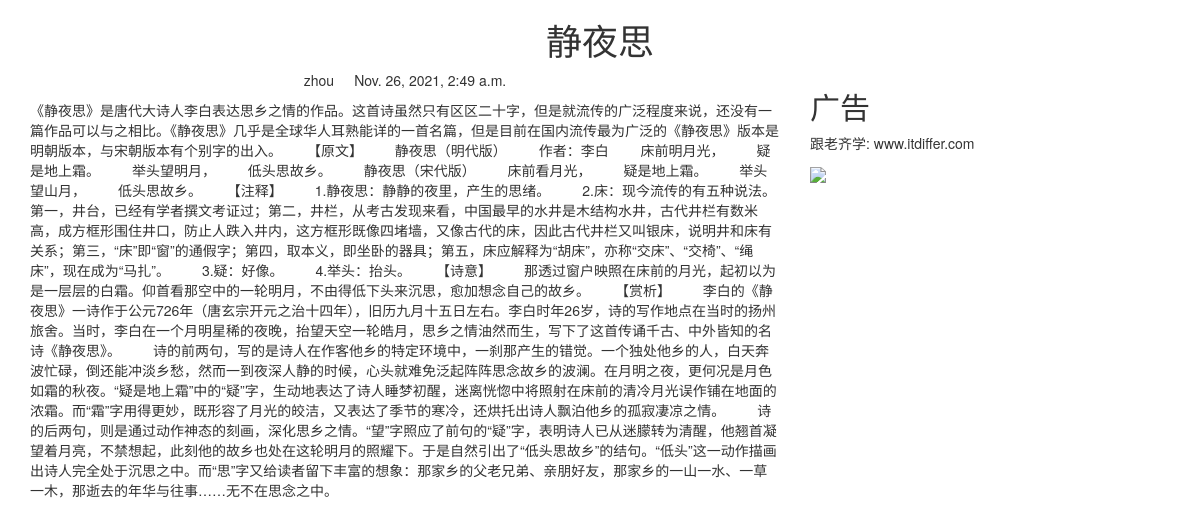
The page /myblog/2/ on the database its author committed.
### myblog/models.py (models this page shows, shortened)
class BlogArticles(models.Model):
    title = models.CharField(max_length=300)
    author = models.ForeignKey(User, on_delete=models.CASCADE, related_name="blog_posts")
    body = models.TextField()
    publish = models.DateTimeField(default=timezone.now)
    class Meta:
        ordering = ("-publish", )

### myblog/views.py (the view)
# urls.py: path('<int:article_id>/', views.blog_article)
def blog_article(request, article_id):
    article = BlogArticles.objects.get(id=article_id)
    pub = article.publish
    return render(request, "mblog/content.html", {"article": article, "publish": pub})

### myblog/templates/mblog/content.html (shortened to what this page needs)
{% extends "base.html" %}
{% block content %}
<div class="row text-center vertical-middle-sm">
    <h1>{{article.title}}</h1>
</div>
<div class="row">
    <div class="col-xs-12 col-md-8">
        <p class="text-center"><span>{{article.author.username}}</span><span style="margin-left:20px">{{publish}}</span>
        </p>
        <div>{{ article.body }}</div>
    </div>
    <div class="col-xs-6 col-md-4">
        <h2>广告</h2>
        <p>跟老齐学: www.itdiffer.com</p>
        <img width="200px" src="https://raw.githubusercontent.com/qiwsir/DjangoPracticeProject/master/python-book2.png">
    </div>
</div>
{% endblock %}

### rows shown on the page
BlogArticles: title "静夜思", author.username "zhou", publish "Nov. 26, 2021, 2:49 a.m.", body "《静夜思》是唐代大诗人李白表达思乡之情的作品。这首诗虽然只有区区二十字，但是就流传的广泛程度来说，还没有一篇作品可以与之相比。《静夜思》几乎是全球华人耳熟能详的一首名篇，但是目前在国内流传最为广泛的《静夜思》版本是明朝版本，与宋朝版本有个别字的出入。 【原文】 静夜思（明代版） 作者：李白 床前明月光， 疑是地上霜。 举头望明月， 低头思故乡。 静夜思（宋代版） 床前看月光， 疑是地上霜。 举头望山月， 低头思故乡。 【注释】 1.静夜思：静静的夜里，产生的思绪。 2.床：现今流传的有五种说法。第一，井台，已经有学者撰文考证过；第二，井栏，从考古发现来看，中国最早的水井是木结构水井，古代井栏有数米高，成方框形围住井口，防止人跌入井内，这方框形既像四堵墙，又像古代的床，因此古代井栏又叫银床，说明井和床有关系；第三，“床”即“窗”的通假字；第四，取本义，即坐卧的器具；第五，床应解释为“胡床”，亦称“交床”、“交椅”、“绳床”，现在成为“马扎”。 3.疑：好像。 4.举头：抬头。 【诗意】 那透过窗户映照在床前的月光，起初以为是一层层的白霜。仰首看那空中的一轮明月，不由得低下头来沉思，愈加想念自己的故乡。 【赏析】 李白的《静夜思》一诗作于公元726年（唐玄宗开元之治十四年），旧历九月十五日左右。李白时年26岁，诗的写作地点在当时的扬州旅舍。当时，李白在一个月明星稀的夜晚，抬望天空一轮皓月，思乡之情油然而生，写下了这首传诵千古、中外皆知的名诗《静夜思》。…"
